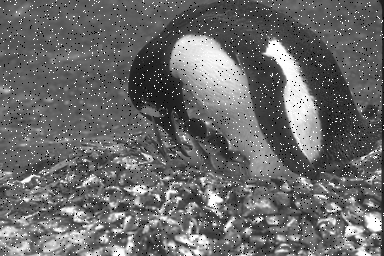
#> input picture 5. Histograma/pinguino.png, 384 x 256 px
$ jupyter execute --allow-errors Histograma_Imagen.ipynb   (shell and % lines are left out)
#> lines starting #> are read from the running program, lines starting #| are printed output that depends on the picture
[cell 1]
import cv2
from matplotlib import pyplot as plt
import numpy as np

[cell 2]
ruta_img = "pinguino.png"
image = cv2.imread(ruta_img)
#> image is the input picture: shape (256, 384, 3); min 0, max 255, mean 106

[cell 3]
cv_gray = cv2.cvtColor(image,cv2.COLOR_BGR2GRAY)

cv_gray_display = cv2.cvtColor(cv_gray,cv2.COLOR_GRAY2BGR)

plt.imshow(cv_gray_display)
plt.axis('off')
plt.show()

[cell 4]
cv_gray.ravel().shape
#> Out = (98304,)

[cell 5]
plt.hist(cv_gray.ravel(),bins=256,range=[0,255])
plt.show()
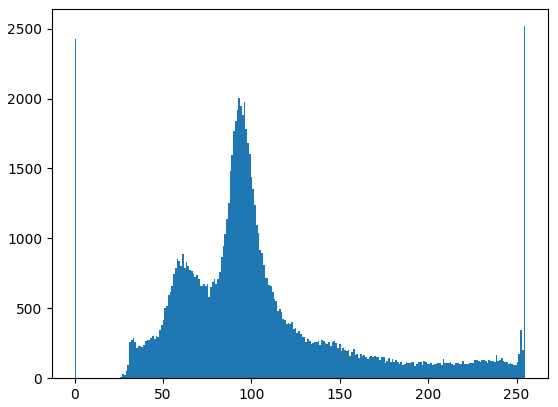
#> figure drawn by matplotlib, 1 panel; tallest bar 2517 high, from x = 254 to 255

[cell 6]
cv_gray.shape
#> Out = (256, 384)

[cell 7]
k = np.array([[0, 1, 0], [-1, 0, -1],[0,1,0]])
k

[cell 8]
np.mean(k)

## Media

[cell 9]
def media(M):
    row, col = M.shape
#> row = 256; col = 384
    x = np.zeros((row,col))

    for i in range(1,row-1):
        for j in range(1,col-1):
            p = M[i-1:i+2,j-1:j+2]#filas:columnas
            s = np.mean(p)
            x[i,j] = s
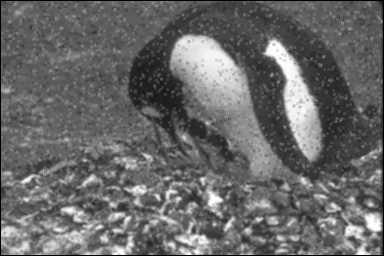
#> x: shape (256, 384) float64; min 0, max 254.8, mean 104.7
    return x.astype('uint8')

[cell 10]
m = media(cv_gray)
m.shape
#> Out = (256, 384)

[cell 11]
m_gray_display = cv2.cvtColor(m,cv2.COLOR_GRAY2BGR)

plt.imshow(m_gray_display)
plt.axis('off')
plt.show()

# Mediana

[cell 12]
def mediana(M):
    row, col = M.shape
#> row = 256; col = 384
    x = np.zeros((row,col))

    for i in range(1,row-1):
        for j in range(1,col-1):
            p = M[i-1:i+2,j-1:j+2]#filas:columnas
            s = np.median(p)
            x[i,j] = s
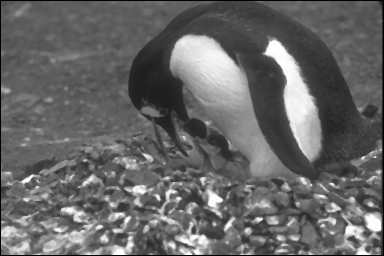
#> x: shape (256, 384) float64; min 0, max 255, mean 103
    return x.astype('uint8')

[cell 13]
med = mediana(cv_gray)
med.shape
#> Out = (256, 384)

[cell 14]
med_gray_display = cv2.cvtColor(med,cv2.COLOR_GRAY2BGR)

plt.imshow(med_gray_display)
plt.axis('off')
plt.show()

# Moda

[cell 15]
from scipy import stats

[cell 16]
def moda(M):
    row, col = M.shape
#> row = 256; col = 384
    x = np.zeros((row,col))

    for i in range(1,row-1):
        for j in range(1,col-1):
            p = M[i-1:i+2,j-1:j+2]#filas:columnas
            s = stats.mode(p.ravel())[0][0]
            x[i,j] = s
#> x: shape (256, 384) float64; every value is 0
    return x.astype('uint8')

#> (a cell that did not finish here is left out)

#> (a cell that did not finish here is left out)

# Min

[cell 19]
def minimo(M):
    row, col = M.shape
#> row = 256; col = 384
    x = np.zeros((row,col))

    for i in range(1,row-1):
        for j in range(1,col-1):
            p = M[i-1:i+2,j-1:j+2]#filas:columnas
            s = np.min(p)
            x[i,j] = s
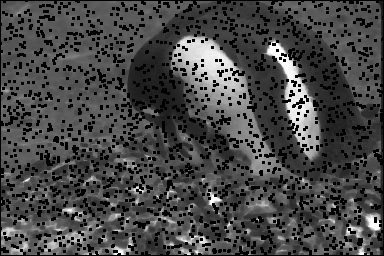
#> x: shape (256, 384) float64; min 0, max 254, mean 71.1
    return x.astype('uint8')

[cell 20]
minimo = minimo(cv_gray)
minimo.shape

[cell 21]
minimo_gray_display = cv2.cvtColor(minimo,cv2.COLOR_GRAY2BGR)

plt.imshow(minimo_gray_display)
plt.axis('off')
plt.show()

# Maximo

[cell 22]
def maximo(M):
    row, col = M.shape
    x = np.zeros((row,col))

    for i in range(1,row-1):
        for j in range(1,col-1):
            p = M[i-1:i+2,j-1:j+2]#filas:columnas
            s = np.max(p)
            x[i,j] = s
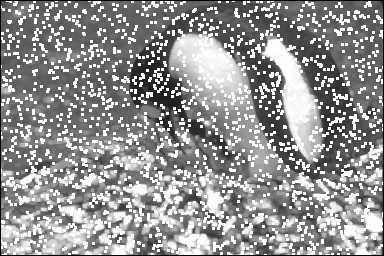
#> x: shape (256, 384) float64; min 0, max 255, mean 147.2
    return x.astype('uint8')

[cell 23]
maxm = maximo(cv_gray)
maxm.shape

[cell 24]
maxm_gray_display = cv2.cvtColor(maxm,cv2.COLOR_GRAY2BGR)

plt.imshow(maxm_gray_display)
plt.axis('off')
plt.show()

[cell 25]
def PuntoMedio(M):
    row, col = M.shape
    x = np.zeros((row,col))

    for i in range(1,row-1):
        for j in range(1,col-1):
            p = M[i-1:i+2,j-1:j+2]#filas:columnas
            mini = np.min(p)
            maxi = np.max(p)
            x[i,j] = (mini+maxi)/2
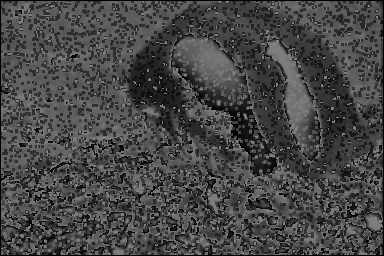
#> x: shape (256, 384) float64; min 0, max 127.5, mean 70.4
    return x.astype('uint8')

[cell 26]
puntomedio = PuntoMedio(cv_gray)
puntomedio.shape

[cell 27]
puntomedio_gray_display = cv2.cvtColor(puntomedio,cv2.COLOR_GRAY2BGR)

plt.imshow(puntomedio_gray_display)
plt.axis('off')
plt.show()

# Derivada

[cell 28]
x = np.array([[-1, 0, 1], [-2, 0, 2],[-1,0,1]])
x

[cell 29]
def derivada(M,X):
    row, col = M.shape
    x = np.zeros((row,col), dtype= "uint8")
    #X
    for i in range(1,row-1):
        for j in range(1,col-1):
            p = M[i-1:i+2,j-1:j+2]
            s = np.abs(np.sum(np.multiply(p,X)))#multiplicacion de matrices
            val = min(s,255)
            x[i,j] = val
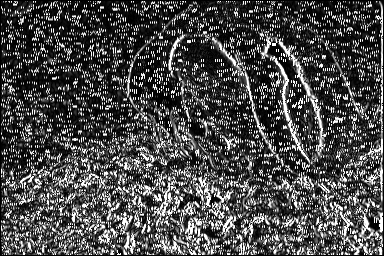
#> x: shape (256, 384); min 0, max 255, mean 75
    return x.astype('uint8')

[cell 30]
defX = derivada(cv_gray,x)
defX.shape

[cell 31]
defX_gray_display = cv2.cvtColor(defX,cv2.COLOR_GRAY2BGR)

plt.imshow(defX_gray_display)
plt.axis('off')
plt.show()

[cell 32]
y = np.array([[-1, -2, -1], [0, 0, 0],[1,2,1]])
y

[cell 33]
defY = derivada(cv_gray,y)
#> after the loop in derivada (call 2), `for i in range(1,row-1):`:
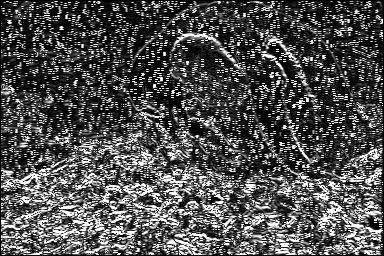
#> x: shape (256, 384); min 0, max 255, mean 81.1
defY.shape

[cell 34]
defY_gray_display = cv2.cvtColor(defY,cv2.COLOR_GRAY2BGR)

plt.imshow(defY_gray_display)
plt.axis('off')
plt.show()

[cell 35]
#suma
suma = (defX.astype(int) + defY.astype(int))/2
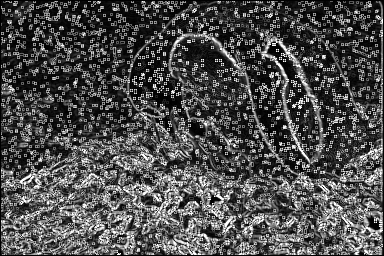
#> suma: shape (256, 384) float64; min 0, max 255, mean 78.1
suma = suma.astype("uint8")
suma.shape

[cell 36]
suma_gray_display = cv2.cvtColor(suma,cv2.COLOR_GRAY2BGR)

plt.imshow(suma_gray_display)
plt.axis('off')
plt.show()

[cell 37]
##PRUEBA
ruta_img = "lenna.png"
image = cv2.imread(ruta_img)

#> (a cell that did not finish here is left out)

[cell 39]
defX = derivada(cv_gray,x)
defY = derivada(cv_gray,y)
defX_gray_display = cv2.cvtColor(defX,cv2.COLOR_GRAY2BGR)
defY_gray_display = cv2.cvtColor(defY,cv2.COLOR_GRAY2BGR)

suma = (defX.astype(int) + defY.astype(int))/2
suma = suma.astype("uint8")
suma_gray_display = cv2.cvtColor(suma,cv2.COLOR_GRAY2BGR)

plt.figure(figsize=(16, 8))

plt.subplot(1, 4, 1)
plt.imshow(cv_gray_display)
plt.title("imagen original")
plt.axis('off')
plt.subplot(1, 4, 2)
plt.imshow(defX_gray_display)
plt.title("derivada en X")
plt.axis('off')
plt.subplot(1, 4, 3)
plt.imshow(defY_gray_display)
plt.title("derivada en Y")
plt.axis('off')
plt.subplot(1, 4, 4)
plt.imshow(suma_gray_display)
plt.title("suma X + Y")
plt.axis('off')
